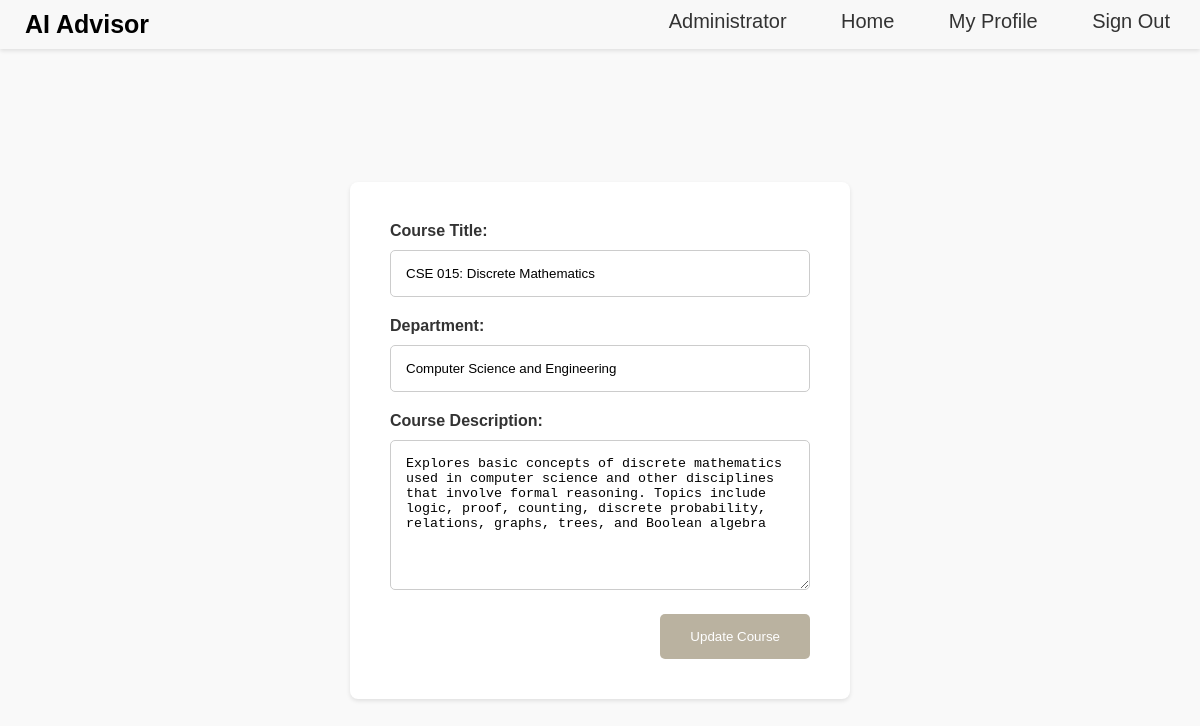
Page /edit_course/25 on the committed database.
### app/models/model.py (models this page shows, shortened)
class Course(db.Model):
    courseID = db.Column(db.Integer, primary_key=True)
    title = db.Column(db.String(255), nullable=False)
    description = db.Column(db.Text, nullable=False)
    department = db.Column(db.String(255), nullable=False)
    created = db.Column(db.DateTime, default=datetime.utcnow)
    updated = db.Column(db.DateTime, default=datetime.utcnow, onupdate=datetime.utcnow)

### app/routes/view.py (the view)
@view_blueprint.route('/edit_course/<int:course_id>')
def edit_course(course_id):
    course = Course.query.get_or_404(course_id)
    return render_template('edit_course.html', course=course)

### app/templates/edit_course.html (shortened to what this page needs)
{% extends 'base.html' %} {% block styleLogin %}
<link
  rel="stylesheet"
  href="{{ url_for('static', filename='css/styleEditCourse.css') }}"
/>
<link
  rel="stylesheet"
  href="https://cdnjs.cloudflare.com/ajax/libs/font-awesome/5.15.1/css/all.min.css"
/>
{% endblock %} {% block content %}
<div class="edit-course-container">
  <form
    action="/update_course/{{ course.courseID }}"
    method="post"
    class="edit-course-form"
  >
    <div class="form-field">
      <label for="title">Course Title:</label>
      <input type="text" id="title" name="title" value="{{ course.title }}" />
    </div>
    <div class="form-field">
      <label for="department">Department:</label>
      <input
        type="text"
        id="department"
        name="department"
        value="{{ course.department }}"
      />
    </div>
    <div class="form-field">
      <label for="description">Course Description:</label>
      <textarea id="description" name="description">
{{ course.description }}</textarea
      >
    </div>
    <div class="button-container">
        <button type="button" onclick="updateCourse('{{ course.courseID }}')">Update Course</button>
    </div>
    </div>
{% endblock %}

### app/static/css/styleBase.css (style rules this page uses)
body { margin: 0; font-family: Arial, sans-serif; }

### app/static/css/styleEditCourse.css (style rules this page uses)
body { margin: 0; font-family: "Arial", sans-serif; background-color: #f9f9f9; display: flex; justify-content: center; align-items: center; min-height: 100vh; padding: 40px; }
.edit-course-container { width: 100%; max-width: 500px; background-color: #fff; padding: 40px; box-shadow: 0 2px 4px rgba(0, 0, 0, 0.1); border-radius: 8px; margin: auto; box-sizing: border-box; }
.edit-course-form .form-field { box-sizing: border-box; margin-bottom: 20px; }
.edit-course-form label { display: block; font-weight: bold; margin-bottom: 10px; color: #333; text-align: left; }
.edit-course-form input[type="text"], .edit-course-form textarea { width: 100%; padding: 15px; border: 1px solid #ccc; border-radius: 5px; box-sizing: border-box; }
.edit-course-form textarea { min-height: 150px; resize: vertical; }
.edit-course-form .button-container { text-align: right; }
.edit-course-form button { padding: 15px 30px; background-color: #bab2a0; color: white; border: none; border-radius: 5px; cursor: pointer; transition: background-color 0.3s; box-sizing: border-box; }

### rows in the picture
Course: title "CSE 015: Discrete Mathematics", department "Computer Science and Engineering", description "Explores basic concepts of discrete mathematics used in computer science and other disciplines that involve formal reasoning. Topics include logic, proof, counting, discrete probability, relations, graphs, trees, and Boolean algebra"
